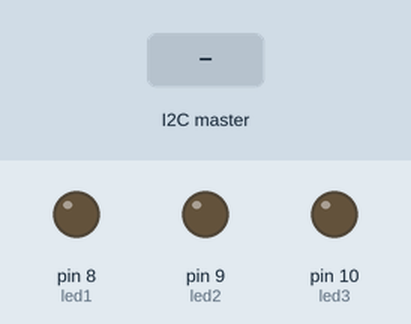
Recording of a sketch running on a simulated Arduino Uno, built with avr-gcc and run on an emulated ATmega328P. Parts: output pins drawn as LEDs (lit = HIGH). Inputs (shaded band) come from the test bench.

Above: at 1.2 s.
1.3 s: the I2C master sends "A"
At 1.7 s:
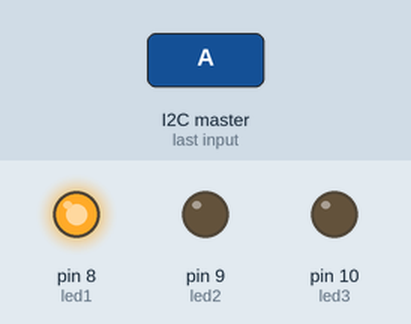
2.8 s: the I2C master sends "B"
At 4.0 s:
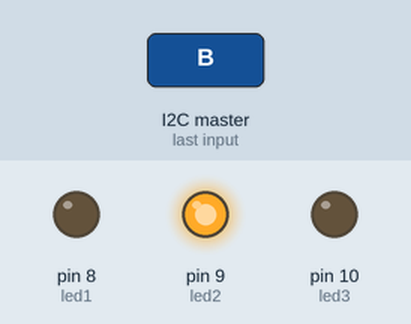
4.3 s: the I2C master sends "C"
At 5.2 s:
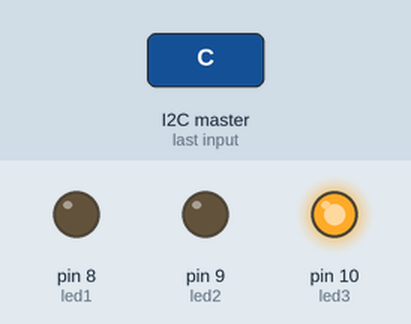
5.8 s: the I2C master sends the byte 1
At 6.3 s:
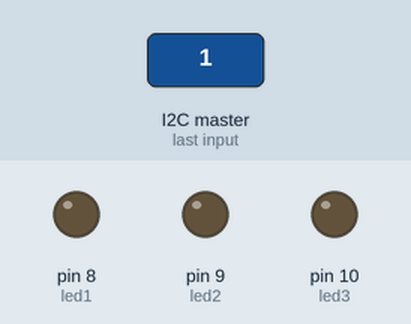
Timing chart, 0 to 8.3 s (numbered marks = the images above; inputs shaded):
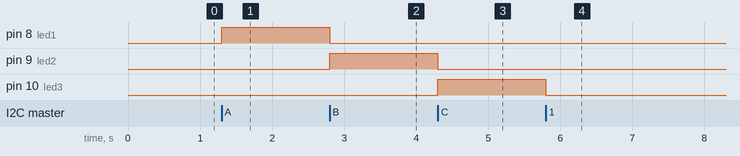

Measured:
- after the input at 1.3 s, pin 8 (led1): LOW → HIGH at once
- after the input at 2.8 s, pin 8 (led1): HIGH → LOW at once; pin 9 (led2): LOW → HIGH at once
- after the input at 4.3 s, pin 9 (led2): HIGH → LOW at once; pin 10 (led3): LOW → HIGH at once
- after the input at 5.8 s, pin 10 (led3): HIGH → LOW at once

The sketch:

FarinangoRafael_SIMULACION3.4.1_SE.ino
```cpp
//////////////////////ESCLAVO/////////////

#include <Wire.h>

char dato;
const int led1=8;
const int led2=9;
const int led3=10;


void setup() {
  Wire.begin(4);        // ID de esclavo
  Serial.begin(9600);
  Wire.onReceive(receiveEvent);
  pinMode(led1,OUTPUT);
  pinMode(led2,OUTPUT);
  pinMode(led3,OUTPUT);
}


void loop() {

}


void receiveEvent(int bytes){
  while(Wire.available()){
    dato=Wire.read();
    switch (dato){
      case 'A':
        digitalWrite(led1,HIGH);
        digitalWrite(led2,LOW);
        digitalWrite(led3,LOW);
      break;
      case 'B':
        digitalWrite(led1,LOW);
        digitalWrite(led2,HIGH);
        digitalWrite(led3,LOW);
      break;
      case 'C':
        digitalWrite(led1,LOW);
        digitalWrite(led2,LOW);
        digitalWrite(led3,HIGH);
      break;
      default:
        digitalWrite(led1,LOW);
        digitalWrite(led2,LOW);
        digitalWrite(led3,LOW);
      break;
    }
  }

}
```
